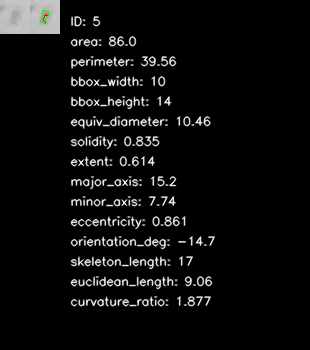
#> input picture analysis_primary_reports/larvae_reports/larva_005.png, 310 x 350 px
$ python -i run_pipeline_binary_masks.py   (imports and definitions only)
#> lines starting #> are read from the running program, lines starting #| are printed output that depends on the picture; after the words box and inside, x2 and y2 are one past the last pixel; in counts of white or black regions, pixels touching at a corner belong together
#!/usr/bin/env python3
"""
Automated Larva Analysis Pipeline - Binary Masks Only
======================================================
Processes all date folders and images in the project directory.
Generates hierarchical output with segmentation masks, overlays,
morphometric reports, and saves clean binary larva masks.

Modified version: Saves ONLY clean binary masks in larvae_reports/
instead of visualization reports.

Author: Research Pipeline
Date: 2026-03-09
"""

import cv2
import numpy as np
import csv
from pathlib import Path
from datetime import datetime
from skimage.morphology import skeletonize
from skimage.measure import regionprops, label
from scipy.ndimage import distance_transform_edt
from scipy.spatial.distance import euclidean
import traceback

# ======================== CONFIGURATION ========================
ROOT_DIR = Path(__file__).parent
OUTPUT_ROOT = ROOT_DIR / 'analysis_full_binary_masks_only'
# [1 line not run here, left out]

# Processing Parameters
BLACKHAT_KERNEL_SIZE = 25
MIN_LARVA_AREA = 80
MAX_AREA_FRACTION = 0.05
SOLIDITY_THRESHOLD = 0.85
ELONGATION_THRESHOLD = 1.5
BLACKHAT_INTENSITY_THRESHOLD = 40

# Valid image extensions
IMAGE_EXTENSIONS = {'.jpg', '.jpeg', '.png', '.JPG', '.JPEG', '.PNG'}

# ======================== SEGMENTATION ========================

def segment_larvae(gray_img):
    """
    Segments larvae from grayscale image using blackhat morphology
    and connected components analysis.

    Args:
        gray_img: Grayscale input image (numpy array)

    Returns:
        tuple: (binary_mask, num_labels, labels_img, stats, centroids)
    """
    h, w = gray_img.shape
#> h = 350; w = 310

    # Background estimation and contrast enhancement
    kernel_bg = cv2.getStructuringElement(cv2.MORPH_ELLIPSE, (50, 50))
    bg_estimate = cv2.morphologyEx(gray_img, cv2.MORPH_DILATE, kernel_bg)
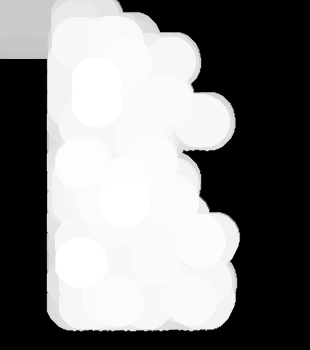
#> bg_estimate: shape (350, 310); min 0, max 255, mean 128
    diff = cv2.absdiff(bg_estimate, gray_img)
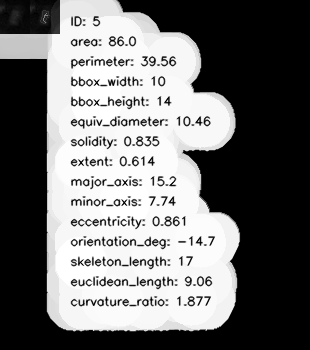
#> diff: shape (350, 310); min 0, max 255, mean 114.4

    # Blackhat transform for dark objects
    bh_kernel = cv2.getStructuringElement(
        cv2.MORPH_ELLIPSE,
        (BLACKHAT_KERNEL_SIZE, BLACKHAT_KERNEL_SIZE)
    )
    blackhat = cv2.morphologyEx(gray_img, cv2.MORPH_BLACKHAT, bh_kernel)
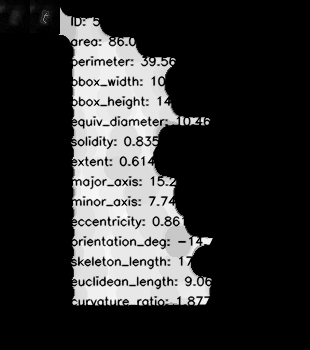
#> blackhat: shape (350, 310); min 0, max 250, mean 50.9

    # Combine features
    saliency = cv2.addWeighted(diff, 0.7, blackhat, 0.3, 0)
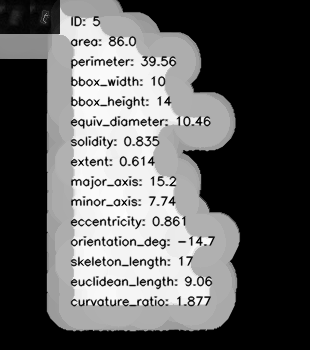
#> saliency: shape (350, 310); min 0, max 254, mean 95.4

    # Threshold
    _, thresh = cv2.threshold(saliency, 0, 255, cv2.THRESH_BINARY + cv2.THRESH_OTSU)
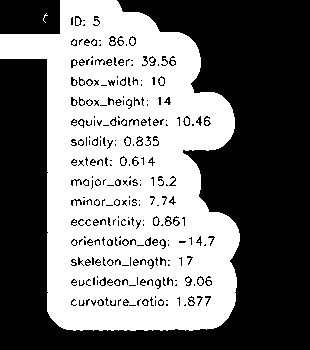
#> thresh: shape (350, 310); 46.7% white; 12 white regions (11 under 20 px), largest, box (x1, y1, x2, y2) and area: (0, 0, 240, 331) 50648

    # Morphological cleaning
    morph_kernel = cv2.getStructuringElement(cv2.MORPH_ELLIPSE, (3, 3))
    thresh = cv2.morphologyEx(thresh, cv2.MORPH_OPEN, morph_kernel)
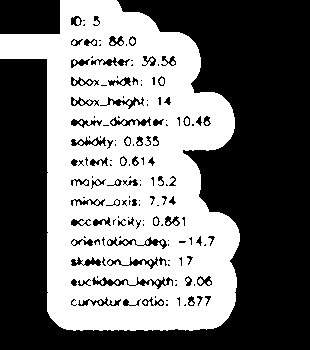
#> thresh: shape (350, 310); 45.8% white; 16 white regions (11 under 20 px), largest, box (x1, y1, x2, y2) and area: (0, 0, 240, 331) 49476, (185, 118, 189, 125) 24, (154, 218, 158, 225) 24, (130, 38, 135, 45) 23, (198, 278, 203, 285) 23

    # Connected components
    num_labels, labels_img, stats, centroids = cv2.connectedComponentsWithStats(
        thresh, connectivity=8
    )
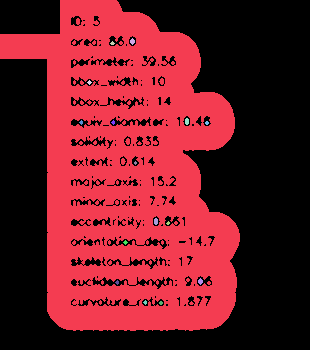
#> labels_img: shape (350, 310) int32; 17 distinct labels, from 0 to 16; one colour per label, 0 black
#> num_labels = 17; stats = 17 rows, first 6: [0, 0, 310, 350, 58802], [0, 0, 240, 331, 49476], [130, 38, 5, 7, 23], [110, 41, 5, 4, 12], [87, 80, 5, 5, 13], [185, 118, 4, 7, 24]; centroids = 17 rows, first 8: [175.3, 174.6], [129.8, 174.4], [132, 41], [112, 42.83], [89, 82], [186.5, 121], [80.83, 122], [112.8, 122]

    return thresh, num_labels, labels_img, stats, centroids, blackhat


# [402 lines left out: functions filter_larva_components, calculate_larva_morphometrics, create_overlay_visualization, process_single_image, process_date_folder, run_batch_pipeline, not called in this run]


# ======================== MAIN ========================

# [2 lines not run here, left out]

>>> import cv2
>>> picture = cv2.imread('analysis_primary_reports/larvae_reports/larva_005.png', cv2.IMREAD_GRAYSCALE)
>>> result = segment_larvae(picture)
#> result = 6 items
